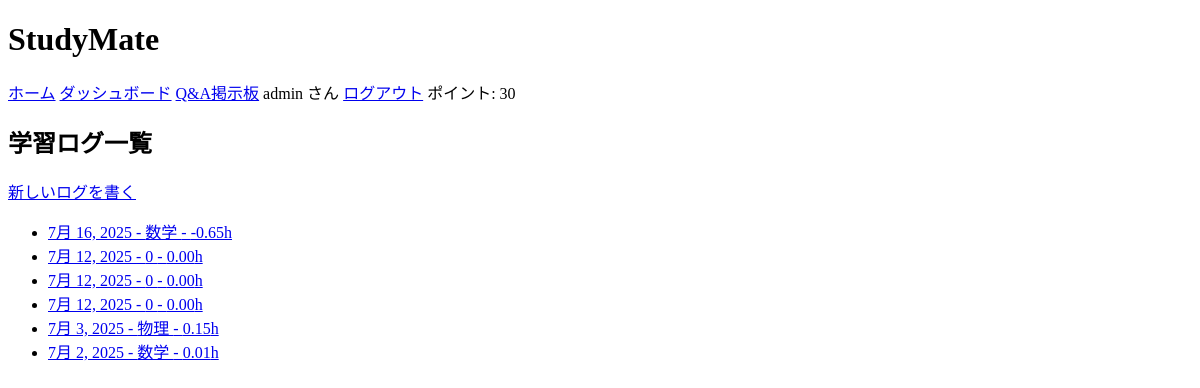
Screenshot of /log_list/ (signed in) with the database file from the repository.
### helloworld/models.py (models this page shows, shortened)
class UserProfile(models.Model):
    user = models.OneToOneField(User, on_delete=models.CASCADE)
    points = models.PositiveIntegerField(default=0)
    badge = models.ForeignKey(Badge, null=True, blank=True, on_delete=models.SET_NULL)

class StudyLog(models.Model):
    SUBJECT_CHOICES = (
        ('math', '数学'),
        ('physics', '物理'),
        ('prog', 'プログラミング'),
    )
    user = models.ForeignKey(User, on_delete=models.CASCADE)
    date = models.DateField()
    subject = models.CharField(max_length=30, choices=SUBJECT_CHOICES)
    hours = models.DecimalField(max_digits=4, decimal_places=2)
    comment = models.TextField(blank=True)

### helloworld/views.py (the view)
# urls.py: path('log_list/', views.log_list, name='log_list'),
@login_required
def log_list(request):
    logs = StudyLog.objects.filter(user=request.user).order_by('-date')
    return render(request, 'snippets/log_list.html', {'logs': logs})

### helloworld/templates/snippets/log_list.html
{% extends "snippets/base.html" %}
{% block content %}
<h2>学習ログ一覧</h2>
<a href="{% url 'log_new' %}">新しいログを書く</a>
<ul>
  {% for log in logs %}
    <li>
      <a href="{% url 'log_detail' log.pk %}">{{ log.date }} - {{ log.get_subject_display }} - {{ log.hours }}h</a>
    </li>
  {% empty %}
    <li>ログがありません</li>
  {% endfor %}
</ul>
{% endblock %}

### helloworld/templates/snippets/base.html (shortened to what this page needs)
{% load static %}
<!DOCTYPE html>
<html lang="ja">
<head>
    <link rel="stylesheet" href="{% static 'snippets/css/style.css' %}">
</head>
<body>
    <header>
        <h1>StudyMate</h1>
        <nav>
            <a href="{% url 'log_list' %}">ホーム</a>
            <a href="{% url 'dashboard' %}">ダッシュボード</a>
            <a href="{% url 'question_list' %}">Q&A掲示板</a>
            {% if user.is_authenticated %}
                <span>{{ user.username }} さん</span>
                <a href="{% url 'logout' %}">ログアウト</a>
                <span class="point">ポイント: {{ user.userprofile.points }}</span>
            {% else %}
                <a href="{% url 'login' %}">ログイン</a>
            {% endif %}
        </nav>
    </header>
    <main>
        {% block content %}
        {% endblock %}
    </main>
</body>
</html>

### rows the page displays
StudyLog: date "7月 16, 2025", subject "数学", hours "-0.65"
StudyLog: date "7月 12, 2025", subject "0", hours "0.00"
StudyLog: date "7月 12, 2025", subject "0", hours "0.00"
StudyLog: date "7月 12, 2025", subject "0", hours "0.00"
StudyLog: date "7月 3, 2025", subject "物理", hours "0.15"
StudyLog: date "7月 2, 2025", subject "数学", hours "0.01"

### other values shown
{{ user.username }} "admin"
{{ user.userprofile.points }} "30"
